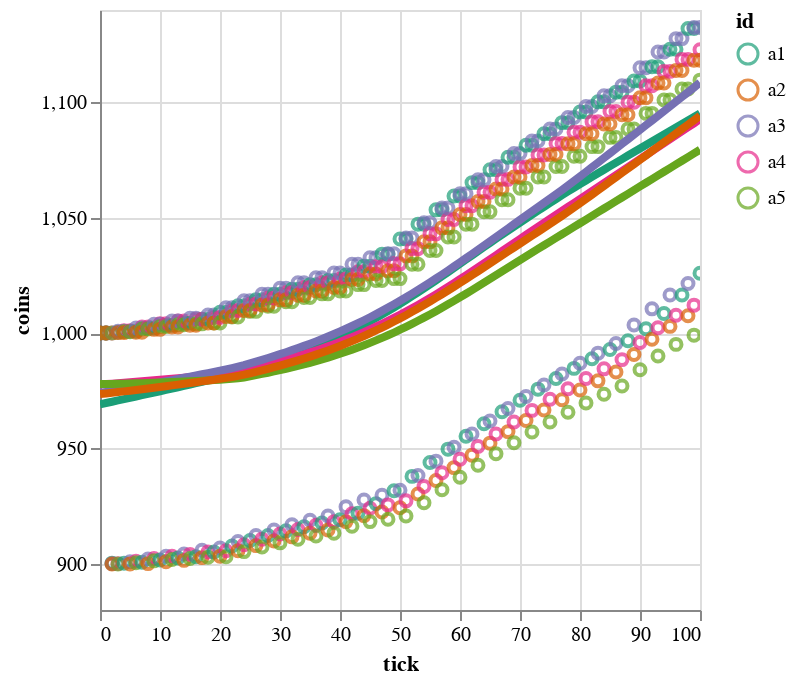

This figure's notebook cell:
### Code cell
def plot_agents(agents: pl.DataFrame):
    base = alt.Chart(agents).encode(
        x='tick:Q',
        y=alt.Y('coins:Q').scale(zero=False),
        color=alt.Color('id:O').scale(scheme='dark2'),
    )
    lines = base.transform_loess('tick', 'coins', bandwidth=.5, groupby=['id']).mark_line(size=4)
    return (base.mark_point() + lines).interactive() 
  
plot_agents(agents)

### Figure 1 — Vega-Lite specification as saved in the notebook (floating-point values rounded to 4 significant figures; data arrays with more than 128 entries replaced by an {"elided": "..."} marker saying what was removed)
{"config": {"view": {"continuousWidth": 300, "continuousHeight": 300}}, "layer": [{"mark": {"type": "point"}, "encoding": {"color": {"field": "id", "scale": {"scheme": "dark2"}, "type": "ordinal"}, "x": {"field": "tick", "type": "quantitative"}, "y": {"field": "coins", "scale": {"zero": false}, "type": "quantitative"}}, "name": "view_1"}, {"mark": {"type": "line", "size": 4}, "encoding": {"color": {"field": "id", "scale": {"scheme": "dark2"}, "type": "ordinal"}, "x": {"field": "tick", "type": "quantitative"}, "y": {"field": "coins", "scale": {"zero": false}, "type": "quantitative"}}, "transform": [{"loess": "coins", "on": "tick", "bandwidth": 0.5, "groupby": ["id"]}]}], "data": {"name": "data-d74d94ddd69cdd42997d02185770f1c5"}, "params": [{"name": "param_1", "select": {"type": "interval", "encodings": ["x", "y"]}, "bind": "scales", "views": ["view_1"]}], "$schema": "https://vega.github.io/schema/vega-lite/v5.8.0.json", "datasets": {"data-d74d94ddd69cdd42997d02185770f1c5": {"elided": "505 records"}}}
